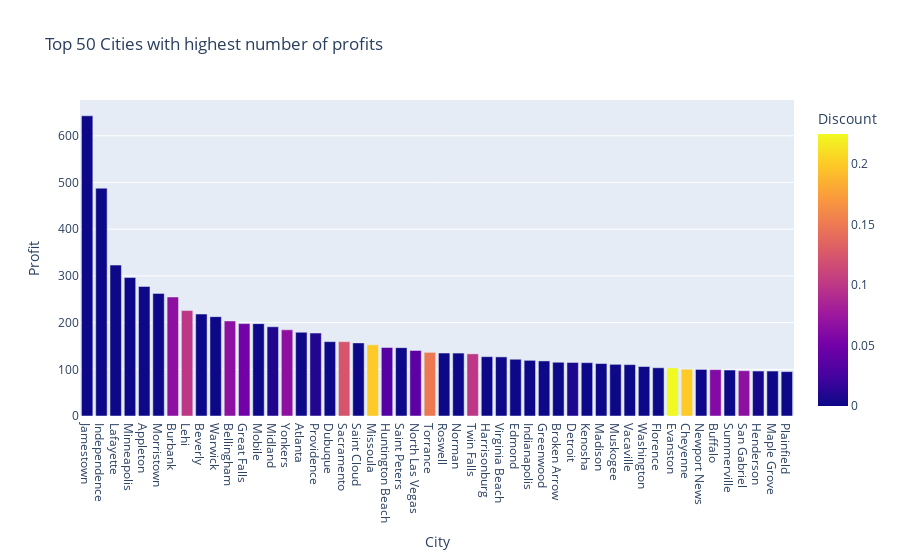

Notebook code cell kept with this figure:
### Markdown cell above
## Profit Based on each City

### Code cell
px.bar(df.groupby('City').mean().reset_index().sort_values('Profit',ascending=False).head(50),x='City',y='Profit',color='Discount',hover_data=df.groupby('City').mean().reset_index().columns,
      title='Top 50 Cities with highest number of profits')

### Figure 1 — Plotly figure (JSON) as saved in the notebook; plotly's stock layout.template omitted (floating-point values rounded to 4 significant figures; data arrays with more than 128 entries replaced by an {"elided": "..."} marker saying what was removed)
{"data": [{"alignmentgroup": "True", "customdata": {"elided": "50x3 float values"}, "hovertemplate": "City=%{x}<br>Profit=%{y}<br>Sales=%{customdata[0]}<br>Quantity=%{customdata[1]}<br>Discount=%{marker.color}<extra></extra>", "legendgroup": "", "marker": {"color": [0, 0, 0, 0, 0, 0, 0.06667, 0.1, 0, 0, 0.06667, 0.05, 0, 0.008333, 0.06667, 0, 0.009677, 0, 0.1231, 0, 0.2, 0.03333, 0, 0.0375, 0.15, 0, 0, 0.1, 0, 0, 0, 0, 0, 0, 0.006957, 0, 0, 0, 0, 0, 0, 0.225, 0.2, 0, 0.06, 0, 0.06667, 0.003922, 0, 0], "coloraxis": "coloraxis", "pattern": {"shape": ""}}, "name": "", "offsetgroup": "", "orientation": "v", "showlegend": false, "textposition": "auto", "type": "bar", "x": ["Jamestown", "Independence", "Lafayette", "Minneapolis", "Appleton", "Morristown", "Burbank", "Lehi", "Beverly", "Warwick", "Bellingham", "Great Falls", "Mobile", "Midland", "Yonkers", "Atlanta", "Providence", "Dubuque", "Sacramento", "Saint Cloud", "Missoula", "Huntington Beach", "Saint Peters", "North Las Vegas", "Torrance", "Roswell", "Norman", "Twin Falls", "Harrisonburg", "Virginia Beach", "Edmond", "Indianapolis", "Greenwood", "Broken Arrow", "Detroit", "Kenosha", "Madison", "Muskogee", "Vacaville", "Washington", "Florence", "Evanston", "Cheyenne", "Newport News", "Buffalo", "Summerville", "San Gabriel", "Henderson", "Maple Grove", "Plainfield"], "xaxis": "x", "y": [642.9, 487.8, 323.2, 296.7, 277.4, 262.6, 254.8, 225.8, 218.3, 212.8, 203.5, 197.8, 197.8, 191.1, 184.5, 179.3, 177.6, 159.2, 159.2, 156.5, 152.5, 146.7, 146.4, 140.5, 136.3, 134.9, 134.8, 133.1, 127.1, 126.6, 121.6, 119.2, 117.9, 115.1, 114.6, 114.2, 112.4, 110.6, 110.1, 106.0, 103.3, 103.0, 100.2, 99.75, 99.29, 98.46, 96.97, 96.31, 96.25, 95.05], "yaxis": "y"}], "layout": {"barmode": "relative", "coloraxis": {"colorbar": {"title": {"text": "Discount"}}, "colorscale": [[0, "#0d0887"], [0.1111, "#46039f"], [0.2222, "#7201a8"], [0.3333, "#9c179e"], [0.4444, "#bd3786"], [0.5556, "#d8576b"], [0.6667, "#ed7953"], [0.7778, "#fb9f3a"], [0.8889, "#fdca26"], [1, "#f0f921"]]}, "legend": {"tracegroupgap": 0}, "title": {"text": "Top 50 Cities with highest number of profits"}, "xaxis": {"anchor": "y", "domain": [0, 1], "title": {"text": "City"}}, "yaxis": {"anchor": "x", "domain": [0, 1], "title": {"text": "Profit"}}}}
